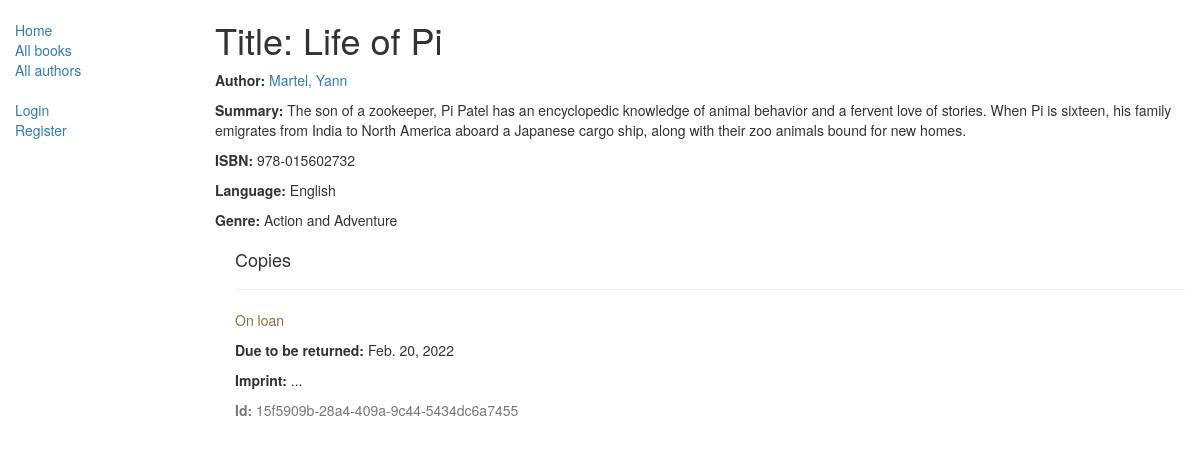
/catalog/book/1, run on the app's committed database.
### catalog/models.py (models this page shows, shortened)
class Book(models.Model):
    title = models.CharField(max_length=200)
    author = models.ForeignKey('Author', on_delete=models.SET_NULL, null=True)
    summary = models.TextField(max_length=1000, help_text="Enter a brief description of the book")
    isbn = models.CharField('ISBN',max_length=13, help_text='13 Character <a href="https://www.isbn-international.org/content/what-isbn">ISBN number</a>')
    genre = models.ManyToManyField(Genre, help_text="Select a genre for this book")
    language = models.ForeignKey('Language', on_delete=models.SET_NULL, null=True)
    def display_genre(self):
        """
        Creates a string for the Genre. This is required to display genre in Admin.
        """
        return ', '.join([ genre.name for genre in self.genre.all()[:3] ])
    display_genre.short_description = 'Genre'

class Author(models.Model):
    first_name = models.CharField(max_length=100)
    last_name = models.CharField(max_length=100)
    date_of_birth = models.DateField(null=True, blank=True)
    date_of_death = models.DateField('Died', null=True, blank=True)
    def __str__(self):
        return '%s, %s' % (self.last_name, self.first_name)

class Language(models.Model):
    name = models.CharField(max_length=200,
                            help_text="Enter the book's natural language (e.g. English, French, Japanese etc.)")
    def __str__(self):
        return self.name

class Genre(models.Model):
    name = models.CharField(max_length=200, help_text="Enter a book genre (e.g. Science Fiction, French Poetry etc.)")
    def __str__(self):
        return self.name

class BookInstance(models.Model):
    id = models.UUIDField(primary_key=True, default=uuid.uuid4, help_text="Unique ID for this particular book across whole library")
    book = models.ForeignKey('Book', on_delete=models.SET_NULL, null=True)
    imprint = models.CharField(max_length=200)
    due_back = models.DateField(null=True, blank=True)
    LOAN_STATUS = (
        ('m', 'Maintenance'),
        ('o', 'On loan'),
        ('a', 'Available'),
        ('r', 'Reserved'),
    )
    status = models.CharField(max_length=1, choices=LOAN_STATUS, blank=True, default='m', help_text='Book availability')
    class Meta:
        ordering = ["due_back"]
        permissions = (("can_mark_returned", "Set book as returned"),)
    borrower = models.ForeignKey(User, on_delete=models.SET_NULL, null=True, blank=True)

### catalog/views.py (the view)
# urls.py: path('book/<int:pk>', views.BookDetailView.as_view(), name='book-detail'),
class BookDetailView(generic.DetailView):
    model = Book

### catalog/templates/catalog/book_detail.html (shortened to what this page needs)
{% extends "base_generic.html" %}
{% block content %}
  <h1>Title: {{ book.title }}</h1>
  <p><strong>Author:</strong> <a href="{% url 'author-detail' book.author.pk %}">{{ book.author }}</a></p>
  <p><strong>Summary:</strong> {{ book.summary }}</p>
  <p><strong>ISBN:</strong> {{ book.isbn }}</p>
  <p><strong>Language:</strong> {{ book.language }}</p>
  <p><strong>Genre:</strong> {% for genre in book.genre.all %} {{ genre }}{% if not forloop.last %}, {% endif %}{% endfor %}</p>
  <div style="margin-left:20px;margin-top:20px">
    <h4>Copies</h4>
    {% for copy in book.bookinstance_set.all %}
    <hr>
    <p class="{% if copy.status == 'a' %}text-success{% elif copy.status == 'd' %}text-danger{% else %}text-warning{% endif %}">{{ copy.get_status_display }}</p>
    {% if copy.status != 'a' %}<p><strong>Due to be returned:</strong> {{copy.due_back}}</p>{% endif %}
    <p><strong>Imprint:</strong> {{copy.imprint}}</p>
    <p class="text-muted"><strong>Id:</strong> {{copy.id}}</p>
    {% endfor %}
  </div>
{% endblock %}

### data on the page
Book: title "Life of Pi", author "Martel, Yann", summary "The son of a zookeeper, Pi Patel has an encyclopedic knowledge of animal behavior and a fervent love of stories. When Pi is sixteen, his family emigrates from India to North America aboard a Japanese cargo ship, along with their zoo animals bound for new homes.", isbn "978-015602732", language "English"
Genre: name "Action and Adventure"
BookInstance: status "On loan", due_back "Feb. 20, 2022", imprint "...", id "15f5909b-28a4-409a-9c44-5434dc6a7455"
